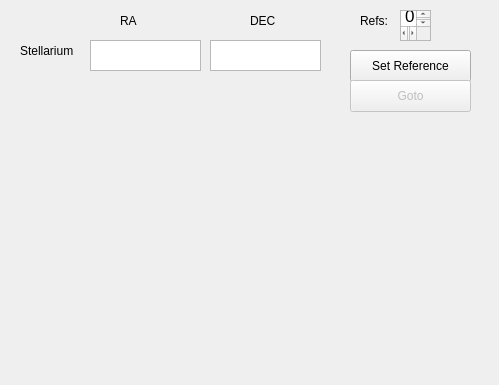
<?xml version="1.0" encoding="UTF-8"?>
<ui version="4.0">
 <class>MainWindow</class>
 <widget class="QMainWindow" name="MainWindow">
  <property name="enabled">
   <bool>true</bool>
  </property>
  <property name="geometry">
   <rect>
    <x>0</x>
    <y>0</y>
    <width>499</width>
    <height>385</height>
   </rect>
  </property>
  <property name="windowTitle">
   <string>Qt Designer</string>
  </property>
  <widget class="QWidget" name="centralwidget">
   <widget class="QLabel" name="label">
    <property name="geometry">
     <rect>
      <x>20</x>
      <y>40</y>
      <width>71</width>
      <height>21</height>
     </rect>
    </property>
    <property name="frameShape">
     <enum>QFrame::NoFrame</enum>
    </property>
    <property name="text">
     <string>Stellarium</string>
    </property>
   </widget>
   <widget class="QTextEdit" name="RA_text">
    <property name="geometry">
     <rect>
      <x>90</x>
      <y>40</y>
      <width>111</width>
      <height>31</height>
     </rect>
    </property>
    <property name="readOnly">
     <bool>true</bool>
    </property>
   </widget>
   <widget class="QTextEdit" name="DEC_text">
    <property name="geometry">
     <rect>
      <x>210</x>
      <y>40</y>
      <width>111</width>
      <height>31</height>
     </rect>
    </property>
    <property name="readOnly">
     <bool>true</bool>
    </property>
   </widget>
   <widget class="QPushButton" name="ref_button">
    <property name="geometry">
     <rect>
      <x>350</x>
      <y>50</y>
      <width>121</width>
      <height>32</height>
     </rect>
    </property>
    <property name="text">
     <string>Set Reference</string>
    </property>
   </widget>
   <widget class="QTextEdit" name="ref_text">
    <property name="geometry">
     <rect>
      <x>400</x>
      <y>10</y>
      <width>31</width>
      <height>31</height>
     </rect>
    </property>
    <property name="readOnly">
     <bool>true</bool>
    </property>
    <property name="html">
     <string>&lt;!DOCTYPE HTML PUBLIC &quot;-//W3C//DTD HTML 4.0//EN&quot; &quot;http://www.w3.org/TR/REC-html40/strict.dtd&quot;&gt;
&lt;html&gt;&lt;head&gt;&lt;meta name=&quot;qrichtext&quot; content=&quot;1&quot; /&gt;&lt;style type=&quot;text/css&quot;&gt;
p, li { white-space: pre-wrap; }
&lt;/style&gt;&lt;/head&gt;&lt;body style=&quot; font-family:'.SF NS Text'; font-size:13pt; font-weight:400; font-style:normal;&quot;&gt;
&lt;p style=&quot; margin-top:0px; margin-bottom:0px; margin-left:0px; margin-right:0px; -qt-block-indent:0; text-indent:0px;&quot;&gt;0/2&lt;/p&gt;&lt;/body&gt;&lt;/html&gt;</string>
    </property>
   </widget>
   <widget class="QLabel" name="label_2">
    <property name="geometry">
     <rect>
      <x>360</x>
      <y>10</y>
      <width>41</width>
      <height>21</height>
     </rect>
    </property>
    <property name="text">
     <string>Refs:</string>
    </property>
   </widget>
   <widget class="QLabel" name="label_5">
    <property name="geometry">
     <rect>
      <x>120</x>
      <y>10</y>
      <width>21</width>
      <height>21</height>
     </rect>
    </property>
    <property name="frameShape">
     <enum>QFrame::NoFrame</enum>
    </property>
    <property name="text">
     <string>RA</string>
    </property>
   </widget>
   <widget class="QLabel" name="label_6">
    <property name="geometry">
     <rect>
      <x>250</x>
      <y>10</y>
      <width>31</width>
      <height>21</height>
     </rect>
    </property>
    <property name="frameShape">
     <enum>QFrame::NoFrame</enum>
    </property>
    <property name="text">
     <string>DEC</string>
    </property>
   </widget>
   <widget class="QPushButton" name="goto_button">
    <property name="enabled">
     <bool>false</bool>
    </property>
    <property name="geometry">
     <rect>
      <x>350</x>
      <y>80</y>
      <width>121</width>
      <height>32</height>
     </rect>
    </property>
    <property name="text">
     <string>Goto</string>
    </property>
   </widget>
  </widget>
 </widget>
 <resources/>
 <connections/>
</ui>
